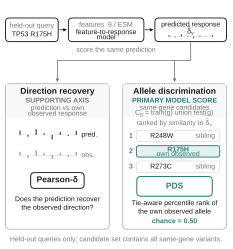

Here is the Python script that generated this plot:
"""Fig. 2a — one held-out prediction, two non-equivalent model scores.

Direction recovery compares a prediction with the observed response of the
same held-out allele. Allele discrimination ranks that same prediction against
the full same-gene candidate set, C_g = train(g) union test(g). PDS is the
tie-aware percentile rank of the own observed allele, not a binary nearest-
neighbour indicator. Only held-out queries are scored.

Static QA contract: Arial; svg.fonttype: "none"; pdf.fonttype: 42; outputs
.svg, .pdf, .png and .tiff at dpi=600. Final assembled figure target:
width_mm = 183.
"""
from __future__ import annotations

import os
import sys

import matplotlib as mpl
import numpy as np
from matplotlib.patches import FancyArrowPatch, FancyBboxPatch, Rectangle

sys.path.insert(0, os.path.dirname(os.path.dirname(os.path.abspath(__file__))))
import nm_style as S

HERE = os.path.dirname(os.path.abspath(__file__))
W_MM, H_MM = 59.0, 63.0
PANEL_RCPARAMS = {
    "font.size": 5.0,
}

INK, GREY, LGREY = S.INK, S.GREY, S.LIGHT_GREY
TEAL = S.RESOLUTION
TEAL_FACE = S.RESOLUTION_LIGHT
CARD_FILL = "#F7F8F8"

FS_HEAD = 6.1
FS_BODY = 5.6
FS_SMALL = 5.0

PRED = np.array([0.62, -0.28, 0.86, 0.22, -0.68, 0.43, -0.16, 0.61])
MEAS = np.array([0.52, -0.38, 0.74, 0.34, -0.55, 0.33, -0.25, 0.50])


def rbox(ax, x, y, w, h, *, edge=LGREY, face="white", lw=0.6,
         radius=1.0, z=2):
    patch = FancyBboxPatch(
        (x, y), w, h,
        boxstyle=f"round,pad=0,rounding_size={radius}",
        linewidth=lw, edgecolor=edge, facecolor=face, zorder=z,
    )
    ax.add_patch(patch)
    return patch


def arrow(ax, p0, p1, *, color=INK, lw=0.55, ms=4.2, rad=0.0, z=5):
    patch = FancyArrowPatch(
        p0, p1, arrowstyle="-|>", mutation_scale=ms, lw=lw, color=color,
        shrinkA=0, shrinkB=0, connectionstyle=f"arc3,rad={rad}", zorder=z,
    )
    ax.add_patch(patch)
    return patch


def stems(ax, x0, x1, yc, half_h, vals, color, *, lw=0.7, base=True):
    xs = np.linspace(x0, x1, len(vals))
    if base:
        ax.plot([x0 - 0.25, x1 + 0.25], [yc, yc], color=LGREY, lw=0.45, zorder=2)
    ax.vlines(xs, yc, yc + vals * half_h, color=color, lw=lw, zorder=3)


def main() -> None:
    S.apply_rcparams()
    mpl.rcParams.update(PANEL_RCPARAMS)
    fig, ax = S.panel(W_MM, H_MM)
    ax.set_position([0, 0, 1, 1])
    ax.set_xlim(0, W_MM)
    ax.set_ylim(0, H_MM)
    ax.set_axis_off()
    ax.add_patch(Rectangle((0, 0), W_MM, H_MM, facecolor="white",
                           edgecolor="none", zorder=-10))


    # Compact shared prediction path. Its small footprint keeps the scoring
    # distinction, rather than the already-defined workflow, visually primary.
    rbox(ax, 1.4, 52.5, 13.4, 6.0, edge=INK, lw=0.65)
    ax.text(8.1, 56.5, "held-out query", ha="center", va="center",
            fontsize=FS_SMALL, color=GREY)
    ax.text(8.1, 54.3, "TP53 R175H", ha="center", va="center", fontsize=FS_SMALL)

    arrow(ax, (15.2, 55.5), (17.0, 55.5))
    rbox(ax, 17.4, 52.5, 19.2, 6.0, edge=INK, lw=0.65)
    ax.text(27.0, 56.65, r"features  $\theta$ / ESM", ha="center", va="center",
            fontsize=FS_SMALL, color=GREY)
    ax.text(27.0, 54.85, "feature-to-response", ha="center", va="center",
            fontsize=FS_SMALL)
    ax.text(27.0, 53.55, "model", ha="center", va="center", fontsize=FS_SMALL)

    arrow(ax, (37.0, 55.5), (39.0, 55.5))
    rbox(ax, 39.4, 52.5, 18.2, 6.0, edge=INK, lw=0.65)
    ax.text(48.5, 56.8, "predicted response", ha="center", va="center",
            fontsize=FS_SMALL)
    ax.text(48.5, 55.25, r"$\hat{\delta}_v$", ha="center", va="center",
            fontsize=FS_SMALL)
    stems(ax, 43.0, 54.0, 53.75, 0.65, PRED, INK, lw=0.62)

    ax.text(29.5, 50.35, "score the same prediction", ha="center", va="center",
            fontsize=FS_SMALL, color=GREY)
    ax.plot([48.5, 48.5], [52.2, 47.7], color=GREY, lw=0.6, zorder=4)
    ax.plot([14.6, 44.4], [47.7, 47.7], color=GREY, lw=0.6, zorder=4)
    ax.plot([14.6, 14.6], [47.7, 43.0], color=GREY, lw=0.6, zorder=4)
    ax.plot([44.4, 48.5], [47.7, 47.7], color=GREY, lw=0.6, zorder=4)
    arrow(ax, (14.6, 43.0), (14.6, 42.2), color=GREY, lw=0.6)
    arrow(ax, (44.4, 47.7), (44.4, 42.2), color=GREY, lw=0.6)

    left = (1.4, 4.8, 26.4, 37.0)
    right = (31.2, 4.8, 26.4, 37.0)
    for x, y, w, h in (left, right):
        rbox(ax, x, y, w, h, edge="#B8BEC3", face="white", lw=0.7, radius=1.2)
        ax.add_patch(Rectangle((x + 0.2, y + h - 8.5), w - 0.4, 8.3,
                               facecolor=CARD_FILL, edgecolor="none", zorder=2.2))

    # Supporting direction score.
    lx, ly, lw, lh = left
    ax.text(lx + lw / 2, ly + lh - 2.0, "Direction recovery",
            ha="center", va="center", fontsize=FS_HEAD, fontweight="bold")
    ax.text(lx + lw / 2, ly + lh - 4.35, "SUPPORTING AXIS",
            ha="center", va="center", fontsize=FS_SMALL, color=GREY,
            fontweight="bold")
    ax.text(lx + lw / 2, ly + lh - 6.25,
            "prediction vs own", ha="center", va="center",
            fontsize=FS_SMALL, color=GREY)
    ax.text(lx + lw / 2, ly + lh - 7.65,
            "observed response", ha="center", va="center",
            fontsize=FS_SMALL, color=GREY)

    stems(ax, lx + 3.7, lx + 18.0, ly + 24.0, 1.7, PRED, INK, lw=0.7)
    stems(ax, lx + 3.7, lx + 18.0, ly + 18.8, 1.7, MEAS, GREY, lw=0.7)
    ax.text(lx + 19.3, ly + 24.0, "pred.", ha="left", va="center",
            fontsize=FS_SMALL, color=INK)
    ax.text(lx + 19.3, ly + 18.8, "obs.", ha="left", va="center",
            fontsize=FS_SMALL, color=GREY)

    rbox(ax, lx + 6.4, ly + 10.4, 13.6, 4.0, edge=INK, lw=0.7)
    ax.text(lx + 13.2, ly + 12.4, r"Pearson-$\delta$", ha="center",
            va="center", fontsize=FS_HEAD, fontweight="bold")
    ax.text(lx + 13.2, ly + 6.6, "Does the prediction recover\nthe observed direction?",
            ha="center", va="center", fontsize=FS_SMALL, linespacing=1.2)

    # Primary allele-ranking score. The illustrative order deliberately places
    # the own allele second and uses no distance arrows, so no success is implied.
    rx, ry, rw, rh = right
    ax.text(rx + rw / 2, ry + rh - 2.0, "Allele discrimination",
            ha="center", va="center", fontsize=FS_HEAD, fontweight="bold")
    ax.text(rx + rw / 2, ry + rh - 4.35, "PRIMARY MODEL SCORE",
            ha="center", va="center", fontsize=FS_SMALL, color=TEAL,
            fontweight="bold")
    ax.text(rx + rw / 2, ry + rh - 6.15, "same-gene candidates",
            ha="center", va="center", fontsize=FS_SMALL, color=GREY)
    ax.text(rx + rw / 2, ry + rh - 7.65,
            # "union" spelled out, not \cup: U+222A is absent from every
            # Arial-metric sans, so mathtext silently takes that one glyph from
            # STIXGeneral and puts a second typeface in the panel.
            r"$C_g$ = train($g$) union test($g$)", ha="center", va="center",
            fontsize=FS_SMALL, color=GREY)

    ax.text(rx + rw / 2, ry + 27.0, r"ranked by similarity to $\hat{\delta}_v$",
            ha="center", va="center", fontsize=FS_SMALL, color=GREY)
    rank_rows = [
        (ry + 23.7, "1", "R248W", "sibling", False),
        (ry + 19.8, "2", "R175H", "own observed", True),
        (ry + 15.9, "3", "R273C", "sibling", False),
    ]
    for cy, rank, allele, role, own in rank_rows:
        edge = TEAL if own else LGREY
        face = TEAL_FACE if own else "white"
        ax.text(rx + 2.1, cy, rank, ha="center", va="center", fontsize=FS_SMALL,
                color=TEAL if own else GREY, fontweight="bold")
        rbox(ax, rx + 3.5, cy - 1.45, 21.2, 2.9, edge=edge, face=face,
             lw=0.7 if own else 0.5, radius=0.7)
        if own:
            ax.text(rx + 14.1, cy + 0.42, allele, ha="center", va="center",
                    fontsize=FS_SMALL, color=TEAL, fontweight="bold")
            ax.text(rx + 14.1, cy - 0.72, role, ha="center", va="center",
                    fontsize=FS_SMALL, color=TEAL)
        else:
            ax.text(rx + 7.0, cy, allele, ha="left", va="center",
                    fontsize=FS_SMALL, color=INK)
            ax.text(rx + 23.5, cy, role, ha="right", va="center",
                    fontsize=FS_SMALL, color=GREY)

    rbox(ax, rx + 3.6, ry + 8.4, 19.2, 5.0, edge=TEAL, face="white", lw=0.75)
    ax.text(rx + 13.2, ry + 10.9, "PDS", ha="center", va="center",
            fontsize=FS_HEAD, color=TEAL, fontweight="bold")
    ax.text(rx + 13.2, ry + 5.6, "Tie-aware percentile rank of\nthe own observed allele",
            ha="center", va="center", fontsize=FS_SMALL, linespacing=1.2)
    ax.text(rx + 13.2, ry + 2.0, "chance = 0.50", ha="center", va="center",
            fontsize=FS_SMALL, color=TEAL, fontweight="bold")

    ax.text(W_MM / 2, 2.2,
            "Held-out queries only; candidate set contains all same-gene variants.",
            ha="center", va="center", fontsize=FS_SMALL, color=GREY)

    S.save(fig, os.path.join(HERE, "fig2a_evaluation"), exact=True,
           formats=("pdf", "png", "svg", "tiff"))


if __name__ == "__main__":
    main()
